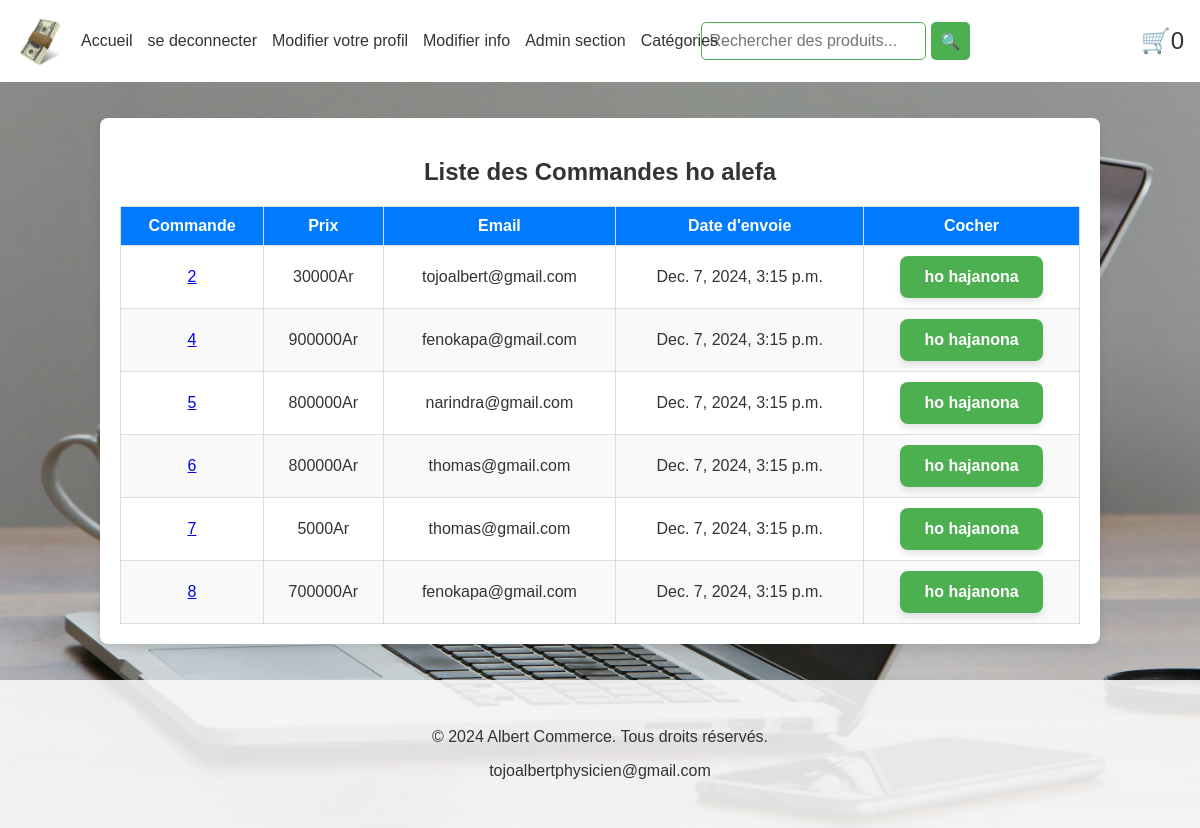
/payment/envoye_colis (signed in), run on the app's committed database.
### payment/models.py (models this page shows, shortened)
class Order(models.Model):   #commande
	user=models.ForeignKey(User,on_delete=models.CASCADE,null=True,blank=True)
	full_name=models.CharField(max_length=250)
	email=models.EmailField(max_length=250)
	shipping_addresse=models.TextField(max_length=15000)
	amount_paid=models.DecimalField(max_digits=7,decimal_places=0)
	date_ordered=models.DateTimeField(auto_now_add=True)
	shipped=models.BooleanField(default=False)
	date_shipped=models.DateTimeField(blank=True,null=True)

### payment/views.py (the view, shortened to what this page needs)
# urls.py: path('envoye_colis',views.envoye_colis,name="envoye_colis"),
def envoye_colis(request):
	if request.user.is_authenticated and request.user.is_superuser:
		orders=Order.objects.filter(shipped=True)
		return render(request,'payment/envoye_colis.html',{'orders':orders})
	else:
		messages.success(request,("Non accées,reserver pour admin only"))
		return redirect('home')

### cart/cart.py (called while the page is built)
	def __len__(self):
		return len(self.cart)

### cart/context_processors.py (called while the page is built)
def cart(request):
	return {'cart':Cart(request)}

### payment/templates/payment/envoye_colis.html (shortened to what this page needs)
{% extends 'index.html' %}
{% block content %}<br><br>
<section>
    <header>
        <h1>Liste des Commandes ho alefa</h1>
    </header>
    <table>
        <thead>
            <tr>
                <th>Commande</th>
                <th>Prix</th>
                <th>Email</th>
                <th>Date d'envoie</th>
                <th>Cocher</th>
            </tr>
        </thead>
        <tbody>
        	{% for item in orders %}
            <tr>
                <td><a href="{% url 'orders' item.id %}" >{{item.id}}</a></td>
                <td>{{item.amount_paid}}Ar</td>
                <td>{{item.email}}</td>
                <td>{{item.date_shipped}}</td>
                <td>
                	<form method="POST">
                	<button type="submit" class="btn-valider">ho hajanona</button>
                	</form>
                </td>
            </tr>
            {%  endfor %}
        </tbody>
    </table>
</section><br><br>
{% endblock%}

### static/css/styles.css (style rules this page uses)
body { font-family: Arial, sans-serif; margin: 0; padding: 0; background-image: url('laptop1.jpg'); background-size: cover; background-position: center; background-attachment: fixed; color: #333333; }

### payment/templates/payment/envoye_colis.html (style rules this page uses)
section { width: 80%; margin: auto; background-color: #ffffff; box-shadow: 0 4px 8px rgba(0, 0, 0, 0.1); padding: 20px; border-radius: 8px; }
table { border-collapse: collapse; width: 100%; }
th, td { border: 1px solid #ddd; text-align: center; padding: 10px; }
th { background-color: #007BFF; color: white; }
tr:nth-child(even) { background-color: #f9f9f9; }
header { margin-bottom: 20px; text-align: center; }
header h1 { font-size: 1.5rem; color: #333; }
.btn-valider { background-color: #4CAF50; border: none; color: white; padding: 12px 24px; text-align: center; text-decoration: none; display: inline-block; font-size: 16px; font-weight: bold; border-radius: 8px; cursor: pointer; box-shadow: 0px 4px 6px rgba(0, 0, 0, 0.1); transition: background-color 0.3s, transform 0.2s; }

### data on the page
Order: id "2", amount_paid "30000", email "tojoalbert@gmail.com", date_shipped "Dec. 7, 2024, 3:15 p.m."
Order: id "4", amount_paid "900000", email "fenokapa@gmail.com", date_shipped "Dec. 7, 2024, 3:15 p.m."
Order: id "5", amount_paid "800000", email "narindra@gmail.com", date_shipped "Dec. 7, 2024, 3:15 p.m."
Order: id "6", amount_paid "800000", email "thomas@gmail.com", date_shipped "Dec. 7, 2024, 3:15 p.m."
Order: id "7", amount_paid "5000", email "thomas@gmail.com", date_shipped "Dec. 7, 2024, 3:15 p.m."
Order: id "8", amount_paid "700000", email "fenokapa@gmail.com", date_shipped "Dec. 7, 2024, 3:15 p.m."

### other printed values
{{ cart|length }} "0"
